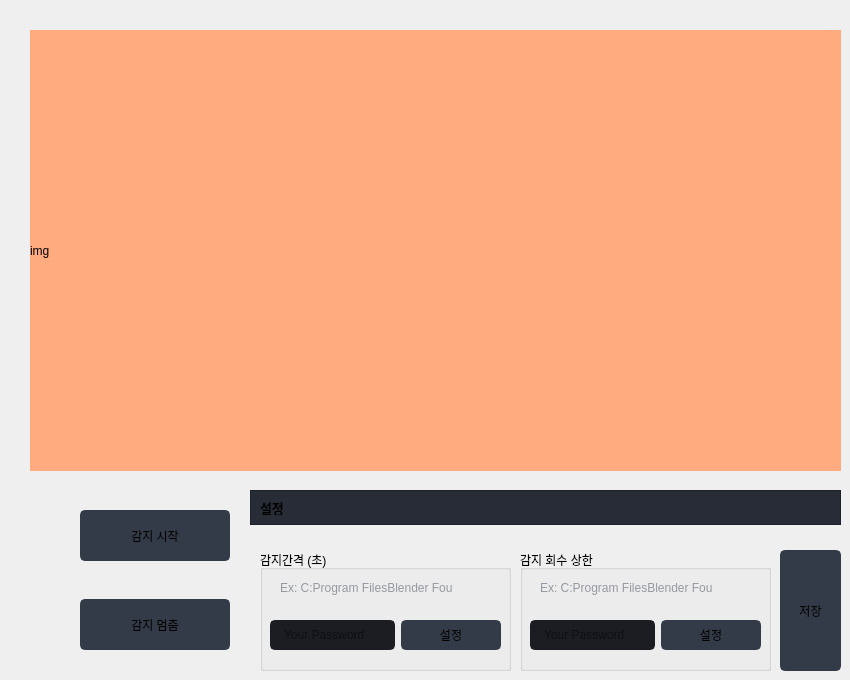
                  <widget class="QWidget" name="page_2">
                   <property name="enabled">
                    <bool>true</bool>
                   </property>
                   <widget class="QLabel" name="label_cam">
                    <property name="geometry">
                     <rect>
                      <x>30</x>
                      <y>30</y>
                      <width>811</width>
                      <height>441</height>
                     </rect>
                    </property>
                    <property name="autoFillBackground">
                     <bool>false</bool>
                    </property>
                    <property name="styleSheet">
                     <string notr="true">background-color: rgb(255, 170, 127);</string>
                    </property>
                    <property name="text">
                     <string>img</string>
                    </property>
                   </widget>
                   <widget class="QPushButton" name="pushButton_start">
                    <property name="geometry">
                     <rect>
                      <x>80</x>
                      <y>510</y>
                      <width>150</width>
                      <height>51</height>
                     </rect>
                    </property>
                    <property name="minimumSize">
                     <size>
                      <width>150</width>
                      <height>30</height>
                     </size>
                    </property>
                    <property name="font">
                     <font>
                      <family>Segoe UI</family>
                      <pointsize>9</pointsize>
                     </font>
                    </property>
                    <property name="styleSheet">
                     <string notr="true">QPushButton {
	border: 2px solid rgb(52, 59, 72);
	border-radius: 5px;	
	background-color: rgb(52, 59, 72);
}
QPushButton:hover {
	background-color: rgb(57, 65, 80);
	border: 2px solid rgb(61, 70, 86);
}
QPushButton:pressed {	
	background-color: rgb(35, 40, 49);
	border: 2px solid rgb(43, 50, 61);
}</string>
                    </property>
                    <property name="text">
                     <string>감지 시작</string>
                    </property>
                    <property name="icon">
                     <iconset resource="files.qrc">
                      <normaloff>:/16x16/icons/16x16/cil-folder-open.png</normaloff>:/16x16/icons/16x16/cil-folder-open.png</iconset>
                    </property>
                   </widget>
                   <widget class="QPushButton" name="pushButton_stop">
                    <property name="geometry">
                     <rect>
                      <x>80</x>
                      <y>599</y>
                      <width>150</width>
                      <height>51</height>
                     </rect>
                    </property>
                    <property name="minimumSize">
                     <size>
                      <width>150</width>
                      <height>30</height>
                     </size>
                    </property>
                    <property name="font">
                     <font>
                      <family>Segoe UI</family>
                      <pointsize>9</pointsize>
                     </font>
                    </property>
                    <property name="styleSheet">
                     <string notr="true">QPushButton {
	border: 2px solid rgb(52, 59, 72);
	border-radius: 5px;	
	background-color: rgb(52, 59, 72);
}
QPushButton:hover {
	background-color: rgb(57, 65, 80);
	border: 2px solid rgb(61, 70, 86);
}
QPushButton:pressed {	
	background-color: rgb(35, 40, 49);
	border: 2px solid rgb(43, 50, 61);
}</string>
                    </property>
                    <property name="text">
                     <string>감지 멈춤</string>
                    </property>
                    <property name="icon">
                     <iconset resource="files.qrc">
                      <normaloff>:/16x16/icons/16x16/cil-folder-open.png</normaloff>:/16x16/icons/16x16/cil-folder-open.png</iconset>
                    </property>
                   </widget>
                   <widget class="QFrame" name="frame_title_wid_2">
                    <property name="geometry">
                     <rect>
                      <x>250</x>
                      <y>490</y>
                      <width>591</width>
                      <height>35</height>
                     </rect>
                    </property>
                    <property name="maximumSize">
                     <size>
                      <width>16777215</width>
                      <height>35</height>
                     </size>
                    </property>
                    <property name="styleSheet">
                     <string notr="true">background-color: rgb(39, 44, 54);</string>
                    </property>
                    <property name="frameShape">
                     <enum>QFrame::StyledPanel</enum>
                    </property>
                    <property name="frameShadow">
                     <enum>QFrame::Raised</enum>
                    </property>
                    <layout class="QVBoxLayout" name="verticalLayout_12">
                     <item>
                      <widget class="QLabel" name="labelBoxBlenderInstalation_4">
                       <property name="baseSize">
                        <size>
                         <width>400</width>
                         <height>0</height>
                        </size>
                       </property>
                       <property name="font">
                        <font>
                         <family>Segoe UI</family>
                         <pointsize>10</pointsize>
                         <weight>75</weight>
                         <bold>true</bold>
                        </font>
                       </property>
                       <property name="styleSheet">
                        <string notr="true"/>
                       </property>
                       <property name="text">
                        <string>설정</string>
                       </property>
                      </widget>
                     </item>
                    </layout>
                   </widget>
                   <widget class="QGroupBox" name="groupBox">
                    <property name="geometry">
                     <rect>
                      <x>260</x>
                      <y>550</y>
                      <width>251</width>
                      <height>121</height>
                     </rect>
                    </property>
                    <property name="styleSheet">
                     <string notr="true">border-color: rgb(255, 0, 0);
border-bottom-color: rgb(255, 0, 0);</string>
                    </property>
                    <property name="title">
                     <string>감지간격 (초)</string>
                    </property>
                    <widget class="QLabel" name="labelVersion_6">
                     <property name="geometry">
                      <rect>
                       <x>20</x>
                       <y>30</y>
                       <width>201</width>
                       <height>16</height>
                      </rect>
                     </property>
                     <property name="styleSheet">
                      <string notr="true">color: rgb(98, 103, 111);
color: rgb(150, 153, 161);</string>
                     </property>
                     <property name="lineWidth">
                      <number>1</number>
                     </property>
                     <property name="text">
                      <string>Ex: C:Program FilesBlender Fou</string>
                     </property>
                     <property name="alignment">
                      <set>Qt::AlignLeading|Qt::AlignLeft|Qt::AlignVCenter</set>
                     </property>
                    </widget>
                    <widget class="QWidget" name="layoutWidget_2">
                     <property name="geometry">
                      <rect>
                       <x>10</x>
                       <y>60</y>
                       <width>231</width>
                       <height>50</height>
                      </rect>
                     </property>
                     <layout class="QGridLayout" name="gridLayout_6">
                      <property name="bottomMargin">
                       <number>0</number>
                      </property>
                      <item row="0" column="1">
                       <widget class="QPushButton" name="pushButton_config">
                        <property name="minimumSize">
                         <size>
                          <width>100</width>
                          <height>30</height>
                         </size>
                        </property>
                        <property name="font">
                         <font>
                          <family>Segoe UI</family>
                          <pointsize>9</pointsize>
                         </font>
                        </property>
                        <property name="styleSheet">
                         <string notr="true">QPushButton {
	border: 2px solid rgb(52, 59, 72);
	border-radius: 5px;	
	background-color: rgb(52, 59, 72);
}
QPushButton:hover {
	background-color: rgb(57, 65, 80);
	border: 2px solid rgb(61, 70, 86);
}
QPushButton:pressed {	
	background-color: rgb(35, 40, 49);
	border: 2px solid rgb(43, 50, 61);
}</string>
                        </property>
                        <property name="text">
                         <string>설정</string>
                        </property>
                        <property name="icon">
                         <iconset resource="files.qrc">
                          <normaloff>:/16x16/icons/16x16/cil-folder-open.png</normaloff>:/16x16/icons/16x16/cil-folder-open.png</iconset>
                        </property>
                       </widget>
                      </item>
                      <item row="0" column="0">
                       <widget class="QLineEdit" name="lineEdit_5">
                        <property name="minimumSize">
                         <size>
                          <width>50</width>
                          <height>30</height>
                         </size>
                        </property>
                        <property name="styleSheet">
                         <string notr="true">QLineEdit {
	background-color: rgb(27, 29, 35);
	border-radius: 5px;
	border: 2px solid rgb(27, 29, 35);
	padding-left: 10px;
}
QLineEdit:hover {
	border: 2px solid rgb(64, 71, 88);
}
QLineEdit:focus {
	border: 2px solid rgb(91, 101, 124);
}</string>
                        </property>
                        <property name="placeholderText">
                         <string>Your Password</string>
                        </property>
                       </widget>
                      </item>
                     </layout>
                    </widget>
                   </widget>
                   <widget class="QPushButton" name="pushButton_save_config">
                    <property name="geometry">
                     <rect>
                      <x>780</x>
                      <y>550</y>
                      <width>61</width>
                      <height>121</height>
                     </rect>
                    </property>
                    <property name="minimumSize">
                     <size>
                      <width>50</width>
                      <height>30</height>
                     </size>
                    </property>
                    <property name="font">
                     <font>
                      <family>Segoe UI</family>
                      <pointsize>9</pointsize>
                     </font>
                    </property>
                    <property name="styleSheet">
                     <string notr="true">QPushButton {
	border: 2px solid rgb(52, 59, 72);
	border-radius: 5px;	
	background-color: rgb(52, 59, 72);
}
QPushButton:hover {
	background-color: rgb(57, 65, 80);
	border: 2px solid rgb(61, 70, 86);
}
QPushButton:pressed {	
	background-color: rgb(35, 40, 49);
	border: 2px solid rgb(43, 50, 61);
}</string>
                    </property>
                    <property name="text">
                     <string>저장</string>
                    </property>
                    <property name="icon">
                     <iconset resource="files.qrc">
                      <normaloff>:/16x16/icons/16x16/cil-folder-open.png</normaloff>:/16x16/icons/16x16/cil-folder-open.png</iconset>
                    </property>
                   </widget>
                   <widget class="QGroupBox" name="groupBox_2">
                    <property name="geometry">
                     <rect>
                      <x>520</x>
                      <y>550</y>
                      <width>251</width>
                      <height>121</height>
                     </rect>
                    </property>
                    <property name="styleSheet">
                     <string notr="true"/>
                    </property>
                    <property name="title">
                     <string>감지 회수 상한</string>
                    </property>
                    <widget class="QLabel" name="labelVersion_7">
                     <property name="geometry">
                      <rect>
                       <x>20</x>
                       <y>30</y>
                       <width>201</width>
                       <height>16</height>
                      </rect>
                     </property>
                     <property name="styleSheet">
                      <string notr="true">color: rgb(98, 103, 111);
color: rgb(150, 153, 161);</string>
                     </property>
                     <property name="lineWidth">
                      <number>1</number>
                     </property>
                     <property name="text">
                      <string>Ex: C:Program FilesBlender Fou</string>
                     </property>
                     <property name="alignment">
                      <set>Qt::AlignLeading|Qt::AlignLeft|Qt::AlignVCenter</set>
                     </property>
                    </widget>
                    <widget class="QWidget" name="layoutWidget_3">
                     <property name="geometry">
                      <rect>
                       <x>10</x>
                       <y>60</y>
                       <width>231</width>
                       <height>50</height>
                      </rect>
                     </property>
                     <layout class="QGridLayout" name="gridLayout_7">
                      <property name="bottomMargin">
                       <number>0</number>
                      </property>
                      <item row="0" column="1">
                       <widget class="QPushButton" name="pushButton_config1">
                        <property name="minimumSize">
                         <size>
                          <width>100</width>
                          <height>30</height>
                         </size>
                        </property>
                        <property name="font">
                         <font>
                          <family>Segoe UI</family>
                          <pointsize>9</pointsize>
                         </font>
                        </property>
                        <property name="styleSheet">
                         <string notr="true">QPushButton {
	border: 2px solid rgb(52, 59, 72);
	border-radius: 5px;	
	background-color: rgb(52, 59, 72);
}
QPushButton:hover {
	background-color: rgb(57, 65, 80);
	border: 2px solid rgb(61, 70, 86);
}
QPushButton:pressed {	
	background-color: rgb(35, 40, 49);
	border: 2px solid rgb(43, 50, 61);
}</string>
                        </property>
                        <property name="text">
                         <string>설정</string>
                        </property>
                        <property name="icon">
                         <iconset resource="files.qrc">
                          <normaloff>:/16x16/icons/16x16/cil-folder-open.png</normaloff>:/16x16/icons/16x16/cil-folder-open.png</iconset>
                        </property>
                       </widget>
                      </item>
                      <item row="0" column="0">
                       <widget class="QLineEdit" name="lineEdit_6">
                        <property name="minimumSize">
                         <size>
                          <width>50</width>
                          <height>30</height>
                         </size>
                        </property>
                        <property name="styleSheet">
                         <string notr="true">QLineEdit {
	background-color: rgb(27, 29, 35);
	border-radius: 5px;
	border: 2px solid rgb(27, 29, 35);
	padding-left: 10px;
}
QLineEdit:hover {
	border: 2px solid rgb(64, 71, 88);
}
QLineEdit:focus {
	border: 2px solid rgb(91, 101, 124);
}</string>
                        </property>
                        <property name="placeholderText">
                         <string>Your Password</string>
                        </property>
                       </widget>
                      </item>
                     </layout>
                    </widget>
                   </widget>
                  </widget>
